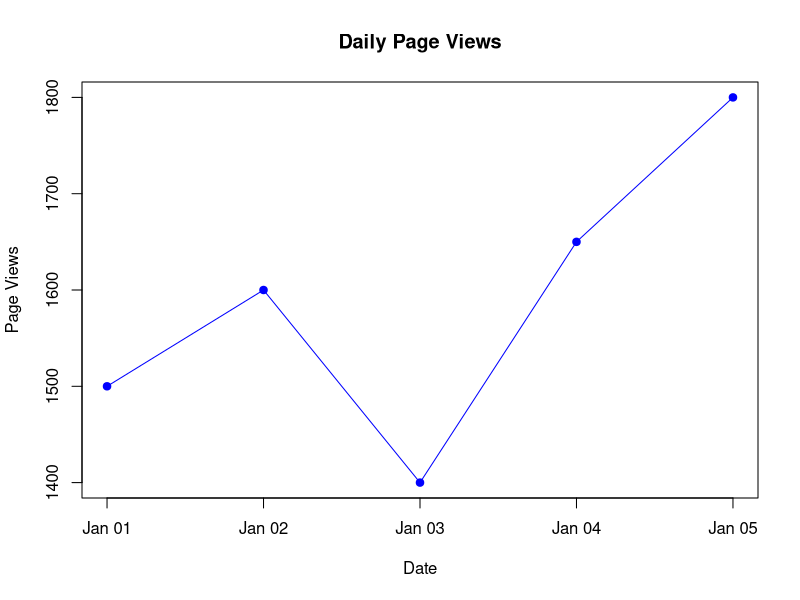
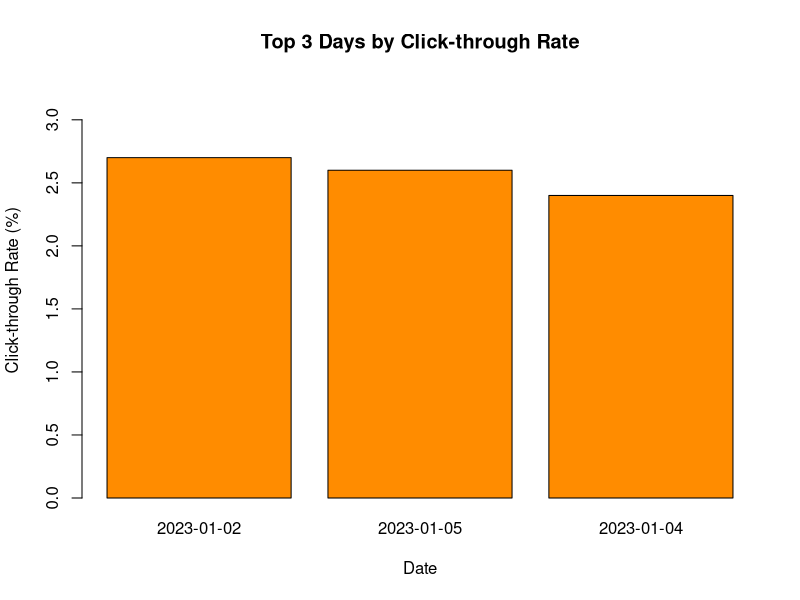
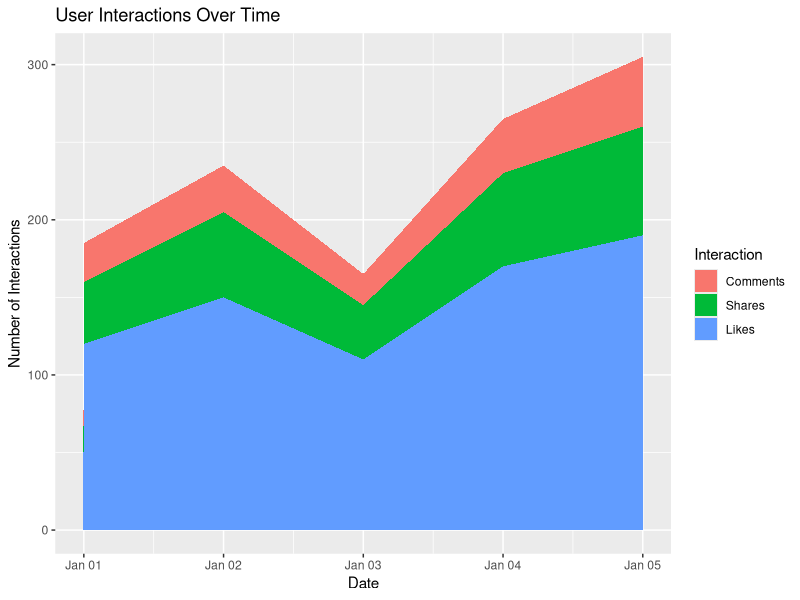

The R script that drew these images, in order:
# Dataset
date        <- as.Date(c("2023-01-01", "2023-01-02", "2023-01-03",
                         "2023-01-04", "2023-01-05"))
page_views  <- c(1500, 1600, 1400, 1650, 1800)
ctr         <- c(2.3, 2.7, 2.0, 2.4, 2.6)

# Line Chart
plot(date, page_views,
     type = "o",
     pch  = 19,
     col  = "blue",
     xaxt = "n",
     xlab = "Date",
     ylab = "Page Views",
     main = "Daily Page Views")
axis(1, at = date, labels = format(date, "%b %d"))

# Dataset
web <- data.frame(
  date = as.Date(c("2023-01-01", "2023-01-02", "2023-01-03",
                   "2023-01-04", "2023-01-05")),
  page_views = c(1500, 1600, 1400, 1650, 1800),
  ctr = c(2.3, 2.7, 2.0, 2.4, 2.6)
)

# Select the top N days (N = 3)
N   <- 3
top <- head(web[order(-web$ctr), ], N)

# Bar Chart
barplot(top$ctr,
        names.arg = format(top$date, "%Y-%m-%d"),
        xlab = "Date",
        ylab = "Click-through Rate (%)",
        main = paste("Top", N, "Days by Click-through Rate"),
        col  = "darkorange",
        ylim = c(0, 3.3))

install.packages("ggplot2")
library(ggplot2)

# Dataset
date     <- as.Date(c("2023-01-01", "2023-01-02", "2023-01-03",
                      "2023-01-04", "2023-01-05"))
likes    <- c(120, 150, 110, 170, 190)
shares   <- c(40, 55, 35, 60, 70)
comments <- c(25, 30, 20, 35, 45)

interactions <- data.frame(
  date  = rep(date, 3),
  type  = factor(rep(c("Likes", "Shares", "Comments"), each = 5),
                 levels = c("Comments", "Shares", "Likes")),
  count = c(likes, shares, comments)
)

# Stacked Area Chart
ggplot(interactions, aes(x = date, y = count, fill = type)) +
  geom_area() +
  labs(title = "User Interactions Over Time",
       x = "Date",
       y = "Number of Interactions",
       fill = "Interaction")
